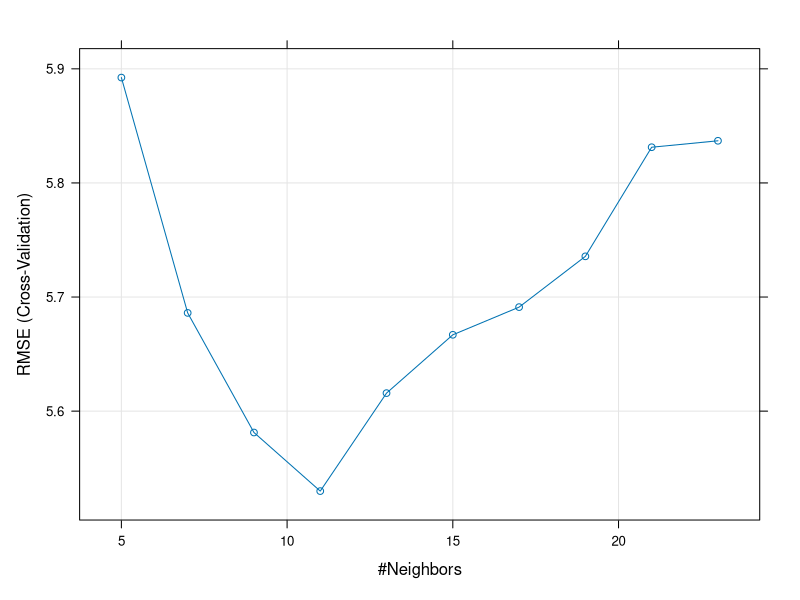
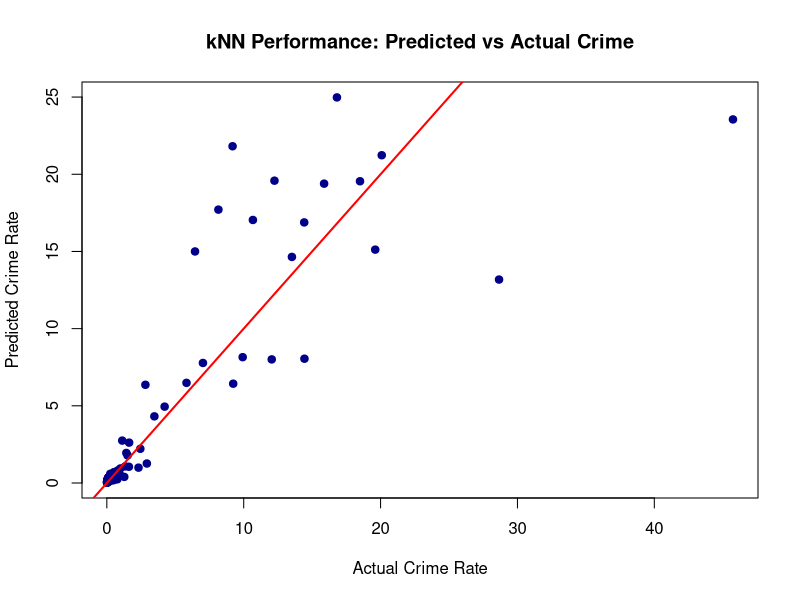

Source code (R) for these figures, in order:
# ==========================================
# STEP 1: SETUP & DATA
# ==========================================
library(MASS)   # Contains the Boston dataset
library(caret)  # The ML toolkit

data("Boston")

# ==========================================
# STEP 2: SPLIT THE DATA (80/20)
# ==========================================
set.seed(100) # Ensures you get the same "random" split every time
train_idx <- sample(1:nrow(Boston), 0.8 * nrow(Boston))

train_data <- Boston[train_idx, ]
test_data  <- Boston[-train_idx, ]

# ==========================================
# STEP 3: TRAIN THE kNN MODEL
# ==========================================
# We use crim ~ . to predict crime using all other variables
# preProcess is MANDATORY for kNN distance calculations
set.seed(101)
knn_model <- train(
  crim ~ ., 
  data = train_data, 
  method = "knn",
  trControl = trainControl(method = "cv", number = 10), # 10-fold Cross Validation
  preProcess = c("center", "scale"),                   # Normalization
  tuneLength = 10                                      # Try 10 different values of k
)

# ==========================================
# STEP 4: VISUALIZE & FIND BEST K
# ==========================================
# This plot shows you which 'k' had the lowest error (RMSE)
plot(knn_model)

# This prints the specific 'k' value R chose as the winner
knn_model$bestTune

# ==========================================
# STEP 5: TEST THE MODEL
# ==========================================
# Predict crime rates for the 20% of data the model hasn't seen
predictions <- predict(knn_model, test_data)

# Calculate the final RMSE (The "Average Mistake" in crime rate units)
final_rmse <- RMSE(predictions, test_data$crim)
print(paste("The Average Prediction Error (RMSE) is:", round(final_rmse, 2)))

# ==========================================
# STEP 6: PERFORMANCE PLOT
# ==========================================
# Plot Actual vs. Predicted values. 
# A perfect model would have all points on the red line.
plot(test_data$crim, predictions, 
     main = "kNN Performance: Predicted vs Actual Crime",
     xlab = "Actual Crime Rate", 
     ylab = "Predicted Crime Rate",
     pch = 19, col = "darkblue")
abline(0, 1, col = "red", lwd = 2)
